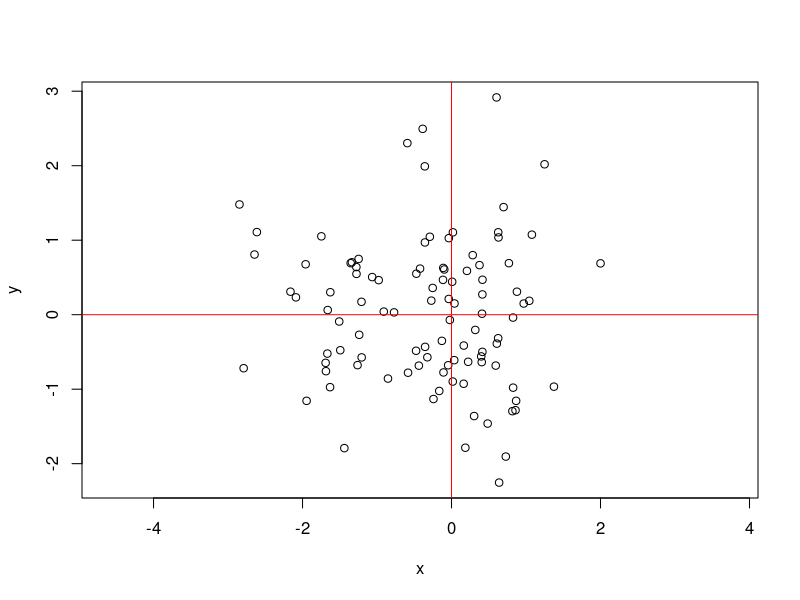
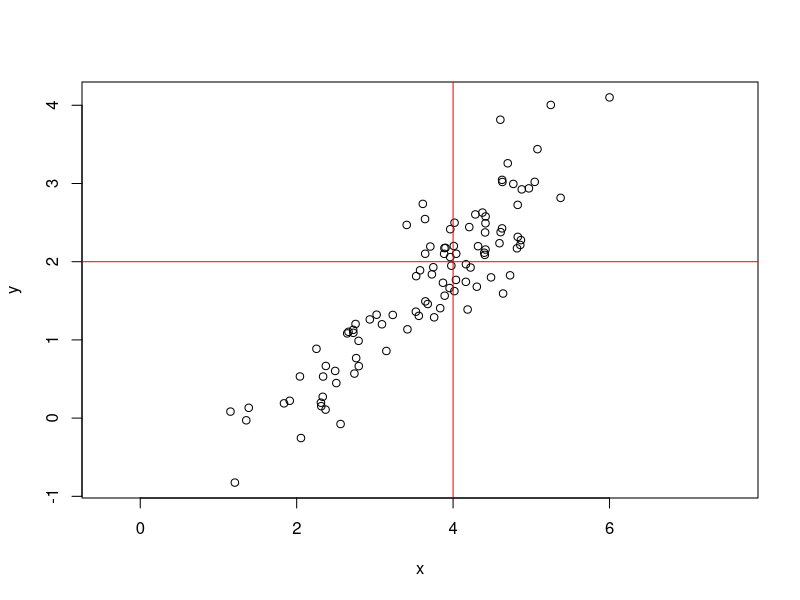
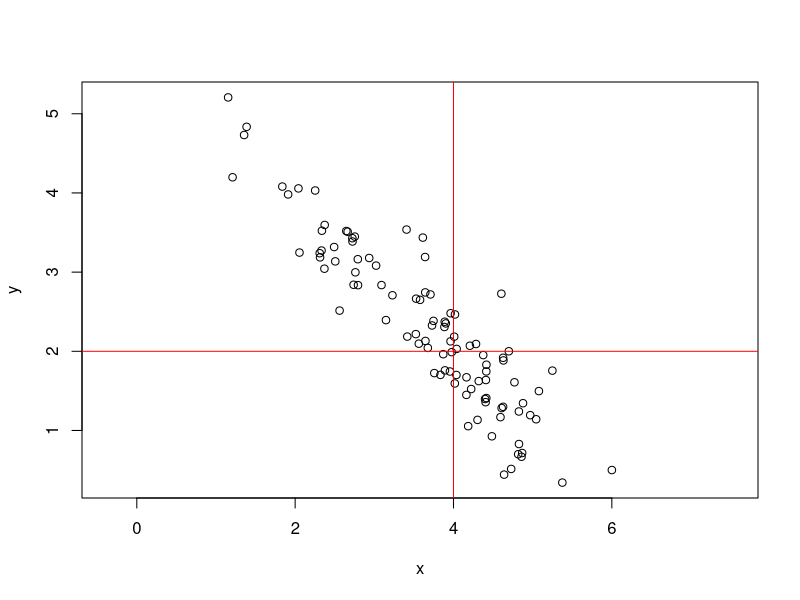
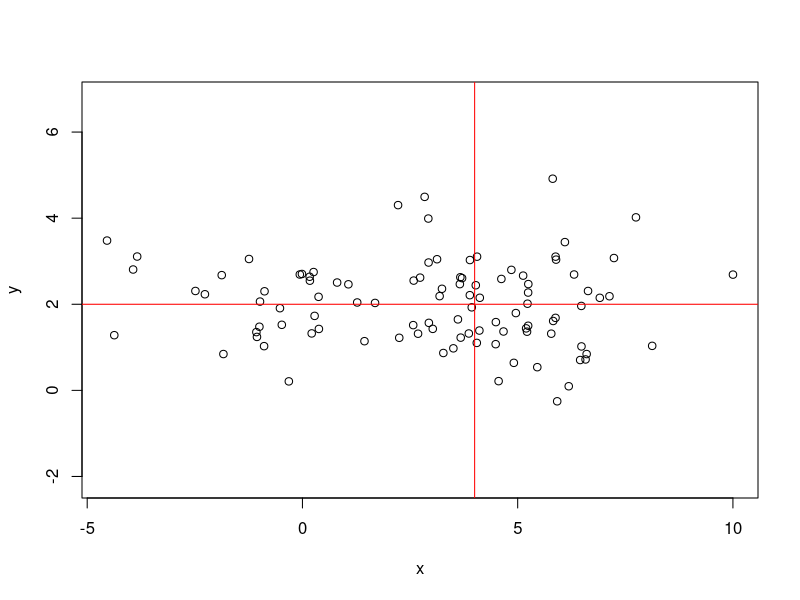
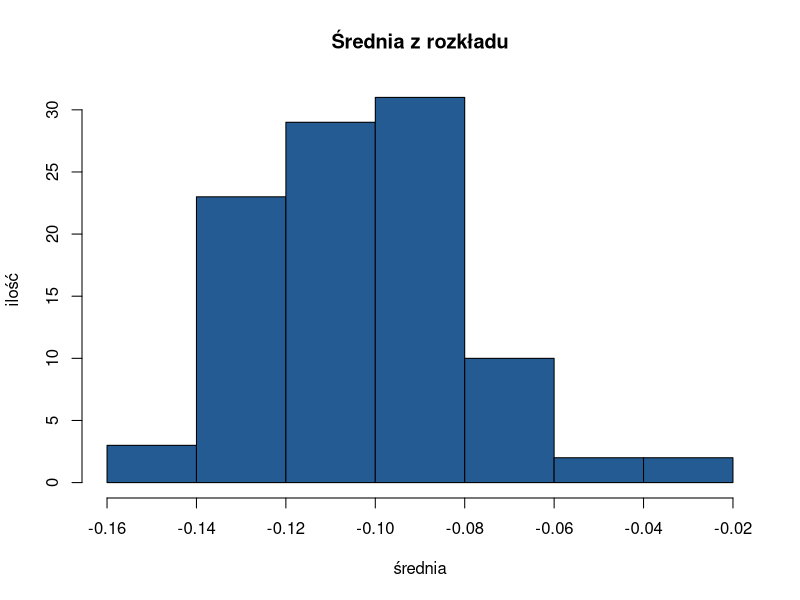
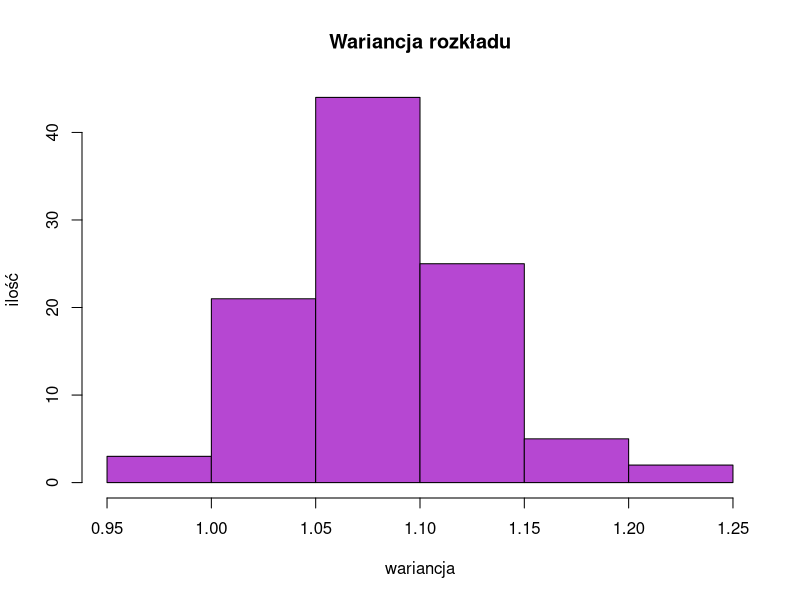
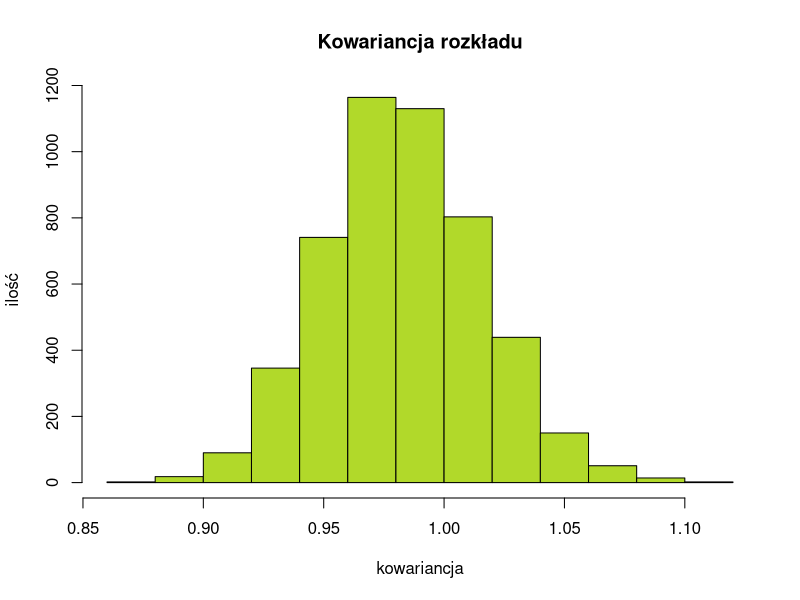

These figures' R source, in order:
## ---- chunk 1
knitr::opts_chunk$set(echo = TRUE)
## ---- chunk 2
cloud1 <- sapply(1:100, function(x) matrix(rnorm(2)))
plot(cloud1[1,], cloud1[2,], asp = TRUE, xlab = "x", ylab = "y")
abline(h = 0, v = 0, col = "red")
## ---- chunk 3
xy <- function(x, y, n = 2) return(x + (y-1)*n)

seq_xy <- function(x,y,n=2) {
  seq <- c()
  for(i in 1:y) {
    if(i != y) {
      seq <- c(seq, xy(x, i, n))
    }
  }
  return(seq)
}

choll <- function(A) {
  n <- dim(A)[1]
  X <- matrix(0, nrow = n, ncol = n)
  for(i in 1:n) {
    for(j in 1:i) {
      if(i == j) {
        X[i,j] <- sqrt(A[i,j] - sum(X[seq_xy(i,j,n)]^2))
      } else {
        X[i,j] <- (A[i,j] - sum(X[seq_xy(i,j,n)]*X[seq_xy(j,j,n)])) / (X[j,j])
      }
    }
  }
  
  return(X)
}
## ---- chunk 4
mu <- c(4,2)
Sigma1 <- matrix(c(1, 0.9, 0.9, 1), nrow = 2, ncol = 2)
Sigma2 <- matrix(c(1, -0.9, -0.9, 1), nrow = 2, ncol = 2)
Sigma3 <- matrix(c(9, 0, 0, 1), nrow = 2, ncol = 2)
Lin_transform <- function(x, mu, Sigma) {
  A <- choll(Sigma)
  return(A%*%x + mu)
}
new_norm1 <- Lin_transform(cloud1, mu, Sigma1)
new_norm2 <- Lin_transform(cloud1, mu, Sigma2)
new_norm3 <- Lin_transform(cloud1, mu, Sigma3)
## ---- chunk 5
plot(new_norm1[1,], new_norm1[2,], asp = TRUE, xlab = "x", ylab = "y")
abline(h = 2, v = 4, col = "red")
## ---- chunk 6
plot(new_norm2[1,], new_norm2[2,], asp = TRUE, xlab = "x", ylab = "y")
abline(h = 2, v = 4, col = "red")
## ---- chunk 7
plot(new_norm3[1,], new_norm3[2,], asp = TRUE, xlab = "x", ylab = "y")
abline(h = 2, v = 4, col = "red")
## ---- chunk 8
matrixSN <- matrix(rnorm(20000), nrow = 200, ncol = 100)
Sigma <- matrix(nrow = 100, ncol = 100)
for(i in 1:100) {
  for(j in 1:100) {
    if(i == j ) Sigma[i,j] <- 1
    else Sigma[i,j] <- 0.9
  }
}
X <- matrix(nrow = 200, ncol = 100)
A <- t(choll(Sigma))
X <- matrixSN%*%A
## ---- chunk 9
meanX <- sapply(1:100, function(i) mean(X[,i]))
hist(meanX, col = "#245b92", main = "Średnia z rozkładu", xlab = "średnia", ylab = "ilość")
## ---- chunk 10
CovX <- cov(X)
DCovX <- CovX[lower.tri(CovX, diag = FALSE)]
hist(diag(CovX), col = "#b647d2", main = "Wariancja rozkładu", xlab = "wariancja", ylab = "ilość")
## ---- chunk 11
hist(DCovX, col = "#b1d92a", main = "Kowariancja rozkładu", xlab = "kowariancja", ylab = "ilość")
